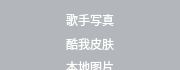
<?xml version="1.0" encoding="UTF-8"?>
<ui version="4.0">
 <class>FontColor</class>
 <widget class="QWidget" name="FontColor">
  <property name="geometry">
   <rect>
    <x>0</x>
    <y>0</y>
    <width>180</width>
    <height>70</height>
   </rect>
  </property>
  <property name="minimumSize">
   <size>
    <width>180</width>
    <height>70</height>
   </size>
  </property>
  <property name="windowTitle">
   <string>Form</string>
  </property>
  <property name="styleSheet">
   <string notr="true">*
{
border: none;
}</string>
  </property>
  <layout class="QVBoxLayout" name="verticalLayout">
   <property name="spacing">
    <number>0</number>
   </property>
   <property name="leftMargin">
    <number>0</number>
   </property>
   <property name="topMargin">
    <number>0</number>
   </property>
   <property name="rightMargin">
    <number>0</number>
   </property>
   <property name="bottomMargin">
    <number>0</number>
   </property>
   <item>
    <widget class="QStackedWidget" name="stackedWidget_switch">
     <property name="styleSheet">
      <string notr="true">QStackedWidget
{
background-color: rgba(37, 49, 65,0.3);
}

QPushButton
{
color: white;
font: 800 16px &quot;微软雅黑&quot;;
}

QPushButton:hover
{
color:#2ca6fc;
background-color: rgba(37, 49, 65,0.5);
}</string>
     </property>
     <property name="currentIndex">
      <number>1</number>
     </property>
     <widget class="QWidget" name="page_color">
      <layout class="QVBoxLayout" name="verticalLayout_2">
       <property name="spacing">
        <number>0</number>
       </property>
       <property name="leftMargin">
        <number>0</number>
       </property>
       <property name="topMargin">
        <number>0</number>
       </property>
       <property name="rightMargin">
        <number>0</number>
       </property>
       <property name="bottomMargin">
        <number>0</number>
       </property>
       <item>
        <widget class="QFrame" name="frame_top">
         <property name="frameShape">
          <enum>QFrame::StyledPanel</enum>
         </property>
         <property name="frameShadow">
          <enum>QFrame::Raised</enum>
         </property>
         <layout class="QHBoxLayout" name="horizontalLayout">
          <property name="spacing">
           <number>0</number>
          </property>
          <property name="leftMargin">
           <number>0</number>
          </property>
          <property name="topMargin">
           <number>0</number>
          </property>
          <property name="rightMargin">
           <number>0</number>
          </property>
          <property name="bottomMargin">
           <number>0</number>
          </property>
          <item>
           <widget class="QPushButton" name="pushButton_color1">
            <property name="minimumSize">
             <size>
              <width>24</width>
              <height>24</height>
             </size>
            </property>
            <property name="maximumSize">
             <size>
              <width>24</width>
              <height>24</height>
             </size>
            </property>
            <property name="styleSheet">
             <string notr="true">QPushButton
{
background-color: rgb(255, 0, 0);
}</string>
            </property>
            <property name="text">
             <string/>
            </property>
           </widget>
          </item>
          <item>
           <widget class="QPushButton" name="pushButton_color2">
            <property name="minimumSize">
             <size>
              <width>24</width>
              <height>24</height>
             </size>
            </property>
            <property name="maximumSize">
             <size>
              <width>24</width>
              <height>24</height>
             </size>
            </property>
            <property name="styleSheet">
             <string notr="true">QPushButton
{
background-color: rgb(255, 0, 255);
}</string>
            </property>
            <property name="text">
             <string/>
            </property>
           </widget>
          </item>
          <item>
           <widget class="QPushButton" name="pushButton_color3">
            <property name="minimumSize">
             <size>
              <width>24</width>
              <height>24</height>
             </size>
            </property>
            <property name="maximumSize">
             <size>
              <width>24</width>
              <height>24</height>
             </size>
            </property>
            <property name="styleSheet">
             <string notr="true">QPushButton
{
background-color: rgb(85, 255, 127);
}</string>
            </property>
            <property name="text">
             <string/>
            </property>
           </widget>
          </item>
          <item>
           <widget class="QPushButton" name="pushButton_color4">
            <property name="minimumSize">
             <size>
              <width>24</width>
              <height>24</height>
             </size>
            </property>
            <property name="maximumSize">
             <size>
              <width>24</width>
              <height>24</height>
             </size>
            </property>
            <property name="styleSheet">
             <string notr="true">QPushButton
{
background-color: rgb(0, 170, 127);
}</string>
            </property>
            <property name="text">
             <string/>
            </property>
           </widget>
          </item>
          <item>
           <widget class="QPushButton" name="pushButton_color5">
            <property name="minimumSize">
             <size>
              <width>24</width>
              <height>24</height>
             </size>
            </property>
            <property name="maximumSize">
             <size>
              <width>24</width>
              <height>24</height>
             </size>
            </property>
            <property name="styleSheet">
             <string notr="true">QPushButton
{
background-color: rgb(0, 255, 255);
}</string>
            </property>
            <property name="text">
             <string/>
            </property>
           </widget>
          </item>
         </layout>
        </widget>
       </item>
       <item>
        <widget class="QFrame" name="frame_bottom">
         <property name="frameShape">
          <enum>QFrame::StyledPanel</enum>
         </property>
         <property name="frameShadow">
          <enum>QFrame::Raised</enum>
         </property>
         <layout class="QHBoxLayout" name="horizontalLayout_2">
          <property name="spacing">
           <number>6</number>
          </property>
          <property name="leftMargin">
           <number>16</number>
          </property>
          <property name="topMargin">
           <number>0</number>
          </property>
          <property name="rightMargin">
           <number>16</number>
          </property>
          <property name="bottomMargin">
           <number>0</number>
          </property>
          <item>
           <widget class="QPushButton" name="pushButton_fontOut">
            <property name="minimumSize">
             <size>
              <width>20</width>
              <height>20</height>
             </size>
            </property>
            <property name="maximumSize">
             <size>
              <width>20</width>
              <height>20</height>
             </size>
            </property>
            <property name="styleSheet">
             <string notr="true">QPushButton
{
border-image: url(:/images/desktop/desktop_fontZoomUot.png);
background-color: transparent;
}</string>
            </property>
            <property name="text">
             <string/>
            </property>
           </widget>
          </item>
          <item>
           <widget class="QSlider" name="horizontalSlider_font">
            <property name="styleSheet">
             <string notr="true">/*整个进度条*/
QSlider::groove:horizontal 
{
background-color: rgba(255,255,255,0.1);
height: 1px;
border-radius:1px;
}


/*整个进度条-hover*/
QSlider::groove:horizontal:hover
{
background: qradialgradient(spread:pad, cx:0.5, cy:0.5, radius:0.5, fx:0.5, fy:0.5, 
stop:0.6 #45ADED, stop:0.778409 rgba(255, 255, 255, 255));
height: 2px;
border-radius:1px;
}

/*J拖动按钮*/
QSlider::handle:horizontal 
{
background-color:qlineargradient(spread:pad,x1:0,y1:0,x2:1,y2:0,stop:0 rgba(0, 205, 76,1.0), stop:1  rgba(24, 247, 51,1.0));
height:8px;
width:8px;
margin-top: -4px;
margin-bottom: -4px;
border-radius:4px;
padding-right:1px;
}

/*J拖动按钮-hover,只跟groove的hover时高度影响*/
QSlider::handle:horizontal:hover 
{
background-color: red;
height:8px;
width:10px;
margin-top: -4px;
margin-bottom: -4px;
border-radius:5px;
}

/*未划过的区域，右边界线*/
QSlider::add-page:horizontal,QSlider::add-line:horizontal
{
border-radius:2px;
background-color:yellow;
}

/*已划过的区域，左边界线*/
QSlider::sub-page:horizontal,QSlider::sub-line:horizontal
{
border-radius:2px;
background-color:qlineargradient(spread:pad, x1:0, y1:0, x2:1, y2:0, stop:0 rgba(231,80,229, 255), stop:1 rgba(7,208,255, 255));
}
</string>
            </property>
            <property name="orientation">
             <enum>Qt::Horizontal</enum>
            </property>
           </widget>
          </item>
          <item>
           <widget class="QPushButton" name="pushButton_fontIn">
            <property name="minimumSize">
             <size>
              <width>30</width>
              <height>30</height>
             </size>
            </property>
            <property name="maximumSize">
             <size>
              <width>30</width>
              <height>30</height>
             </size>
            </property>
            <property name="styleSheet">
             <string notr="true">QPushButton
{
border-image: url(:/images/desktop/desktop_fontZoomIn.png);
background-color: transparent;
}</string>
            </property>
            <property name="text">
             <string/>
            </property>
           </widget>
          </item>
         </layout>
        </widget>
       </item>
      </layout>
     </widget>
     <widget class="QWidget" name="page_bgpic">
      <layout class="QVBoxLayout" name="verticalLayout_3">
       <property name="spacing">
        <number>0</number>
       </property>
       <property name="leftMargin">
        <number>0</number>
       </property>
       <property name="topMargin">
        <number>0</number>
       </property>
       <property name="rightMargin">
        <number>0</number>
       </property>
       <property name="bottomMargin">
        <number>0</number>
       </property>
       <item>
        <widget class="QPushButton" name="pushButton_songer">
         <property name="minimumSize">
          <size>
           <width>0</width>
           <height>40</height>
          </size>
         </property>
         <property name="maximumSize">
          <size>
           <width>16777215</width>
           <height>40</height>
          </size>
         </property>
         <property name="text">
          <string>歌手写真</string>
         </property>
        </widget>
       </item>
       <item>
        <widget class="QPushButton" name="pushButton_skin">
         <property name="minimumSize">
          <size>
           <width>0</width>
           <height>40</height>
          </size>
         </property>
         <property name="maximumSize">
          <size>
           <width>16777215</width>
           <height>40</height>
          </size>
         </property>
         <property name="text">
          <string>酷我皮肤</string>
         </property>
        </widget>
       </item>
       <item>
        <widget class="QPushButton" name="pushButton_localpic">
         <property name="minimumSize">
          <size>
           <width>0</width>
           <height>40</height>
          </size>
         </property>
         <property name="maximumSize">
          <size>
           <width>16777215</width>
           <height>40</height>
          </size>
         </property>
         <property name="text">
          <string>本地图片</string>
         </property>
        </widget>
       </item>
      </layout>
     </widget>
    </widget>
   </item>
  </layout>
 </widget>
 <resources/>
 <connections/>
</ui>
